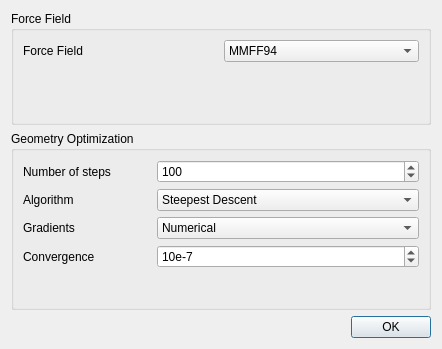
<ui version="4.0" >
 <class>ForceFieldDialog</class>
 <widget class="QDialog" name="ForceFieldDialog" >
  <property name="geometry" >
   <rect>
    <x>0</x>
    <y>0</y>
    <width>442</width>
    <height>349</height>
   </rect>
  </property>
  <property name="windowTitle" >
   <string>Setup Force Field</string>
  </property>
  <layout class="QGridLayout" >
   <item row="0" column="0" >
    <widget class="QGroupBox" name="groupBox" >
     <property name="sizePolicy" >
      <sizepolicy vsizetype="Preferred" hsizetype="Minimum" >
       <horstretch>0</horstretch>
       <verstretch>0</verstretch>
      </sizepolicy>
     </property>
     <property name="title" >
      <string>Force Field</string>
     </property>
     <layout class="QGridLayout" >
      <item row="1" column="1" >
       <spacer>
        <property name="orientation" >
         <enum>Qt::Vertical</enum>
        </property>
        <property name="sizeHint" >
         <size>
          <width>20</width>
          <height>61</height>
         </size>
        </property>
       </spacer>
      </item>
      <item row="0" column="1" >
       <widget class="QComboBox" name="ForceFieldComboBox" >
        <property name="currentIndex" >
         <number>1</number>
        </property>
        <item>
         <property name="text" >
          <string>Ghemical</string>
         </property>
        </item>
        <item>
         <property name="text" >
          <string>MMFF94</string>
         </property>
        </item>
        <item>
         <property name="text" >
          <string>UFF</string>
         </property>
        </item>
       </widget>
      </item>
      <item row="0" column="0" >
       <widget class="QLabel" name="label" >
        <property name="text" >
         <string>Force Field</string>
        </property>
       </widget>
      </item>
     </layout>
    </widget>
   </item>
   <item row="2" column="0" >
    <widget class="QDialogButtonBox" name="buttonBox" >
     <property name="orientation" >
      <enum>Qt::Horizontal</enum>
     </property>
     <property name="standardButtons" >
      <set>QDialogButtonBox::Ok</set>
     </property>
    </widget>
   </item>
   <item row="1" column="0" >
    <widget class="QGroupBox" name="groupBox_2" >
     <property name="sizePolicy" >
      <sizepolicy vsizetype="Preferred" hsizetype="Minimum" >
       <horstretch>0</horstretch>
       <verstretch>0</verstretch>
      </sizepolicy>
     </property>
     <property name="title" >
      <string>Geometry Optimization</string>
     </property>
     <layout class="QGridLayout" >
      <item row="0" column="0" >
       <widget class="QLabel" name="label_2" >
        <property name="text" >
         <string>Number of steps</string>
        </property>
       </widget>
      </item>
      <item row="0" column="1" colspan="2" >
       <widget class="QSpinBox" name="StepsSpinBox" >
        <property name="maximum" >
         <number>10000</number>
        </property>
        <property name="value" >
         <number>100</number>
        </property>
       </widget>
      </item>
      <item row="4" column="2" >
       <spacer>
        <property name="orientation" >
         <enum>Qt::Vertical</enum>
        </property>
        <property name="sizeHint" >
         <size>
          <width>20</width>
          <height>40</height>
         </size>
        </property>
       </spacer>
      </item>
      <item row="2" column="0" >
       <widget class="QLabel" name="label_4" >
        <property name="text" >
         <string>Gradients</string>
        </property>
       </widget>
      </item>
      <item row="1" column="0" >
       <widget class="QLabel" name="label_3" >
        <property name="text" >
         <string>Algorithm</string>
        </property>
       </widget>
      </item>
      <item row="2" column="1" colspan="2" >
       <widget class="QComboBox" name="GradientsComboBox" >
        <item>
         <property name="text" >
          <string>Numerical</string>
         </property>
        </item>
        <item>
         <property name="text" >
          <string>Analytical</string>
         </property>
        </item>
       </widget>
      </item>
      <item row="1" column="1" colspan="2" >
       <widget class="QComboBox" name="AlgorithmComboBox" >
        <item>
         <property name="text" >
          <string>Steepest Descent</string>
         </property>
        </item>
        <item>
         <property name="text" >
          <string>Conjugate Gradients</string>
         </property>
        </item>
       </widget>
      </item>
      <item row="3" column="0" >
       <widget class="QLabel" name="label_5" >
        <property name="text" >
         <string>Convergence</string>
        </property>
       </widget>
      </item>
      <item row="3" column="1" colspan="2" >
       <widget class="QSpinBox" name="ConvergenceSpinBox" >
        <property name="suffix" >
         <string/>
        </property>
        <property name="prefix" >
         <string>10e-</string>
        </property>
        <property name="minimum" >
         <number>2</number>
        </property>
        <property name="maximum" >
         <number>10</number>
        </property>
        <property name="value" >
         <number>7</number>
        </property>
       </widget>
      </item>
     </layout>
    </widget>
   </item>
  </layout>
 </widget>
 <resources/>
 <connections>
  <connection>
   <sender>buttonBox</sender>
   <signal>accepted()</signal>
   <receiver>ForceFieldDialog</receiver>
   <slot>accept()</slot>
   <hints>
    <hint type="sourcelabel" >
     <x>248</x>
     <y>254</y>
    </hint>
    <hint type="destinationlabel" >
     <x>157</x>
     <y>274</y>
    </hint>
   </hints>
  </connection>
  <connection>
   <sender>buttonBox</sender>
   <signal>rejected()</signal>
   <receiver>ForceFieldDialog</receiver>
   <slot>reject()</slot>
   <hints>
    <hint type="sourcelabel" >
     <x>316</x>
     <y>260</y>
    </hint>
    <hint type="destinationlabel" >
     <x>286</x>
     <y>274</y>
    </hint>
   </hints>
  </connection>
 </connections>
</ui>
